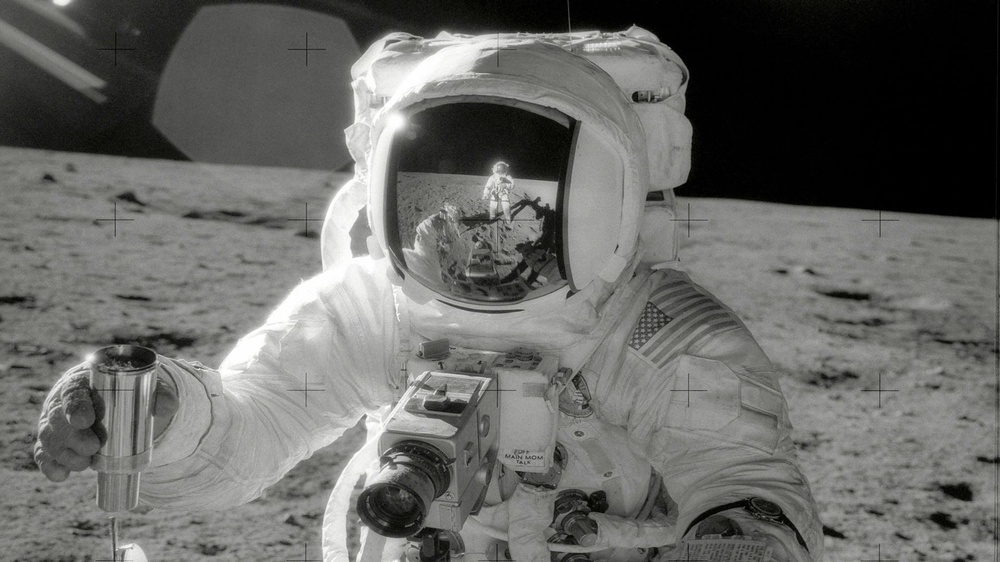
#> input picture test/data/astronaut.jpg, 1000 x 562 px, shrunk from 1920 x 1080 before the run
$ python edge_detection.py test/data/astronaut.jpg --outfile out.png --threshold 1.0
#> lines starting #> are read from the running program, lines starting #| are printed output that depends on the picture
### pixelkeys.py
#!/usr/bin/python
import random
"""
This contains different functions applies to pixel values before sorting.
"""


def red(p):
    return p[0]


def green(p):
    return p[1]


def blue(p):
    return p[2]


# DIFFERENT VERSIONS OF BRIGHTNESS #

def intensity(p):
    return sum(p)/3.0


def lightness(p):
    return (max(p) + min(p))/2.0


def luma(p):
    """
    Returns brightness of a pixel, based on relative luminance
    This is based on ITU-R BT.709. Note that human eyes are most sensitive to green light.
    :param p: A tuple of (R,G,B) values
    :return: The relative luminance of a pixel (in the range [0, 255]).
    """
    return 0.2126*p[0] + 0.7152*p[1] + 0.0722*p[2]


def chroma(p):
    return max(p) - min(p)


# [45 lines left out: functions hue, saturation, randomval, not called in this run]

PIXEL_KEY_DICT = {
    'blue': blue,
    'brightness': intensity,
    'chroma': chroma,
    'green': green,
    'hue': hue,
    'intensity': intensity,
    'lightness': lightness,
    'luma': luma,
    'random': randomval,
    'red': red,
    'saturation': saturation,
    'sum': sum,
    'value': max,
}

### util.py

"""
Math and other utility functions
"""
import re
from math import floor
from random import random


# [17 lines left out: functions sign, clamp, not called in this run]


def coords_to_index(coords, width):
    """
    Converts x,y coordinates of an image (with (0,0) in in the top-left corner) to an index
     in a 1-D array of pixels
    :param coords: A tuple (x,y)
    :param width: The width of the image
    :return: The index of the corresponding pixel
    """
    return coords[1] * width + coords[0]


# [31 lines left out: functions index_to_coords, in_bounds, weighted_random_choice, not called in this run]

### edge_detection.py
#!/usr/bin/python
import argparse
import logging
from math import sqrt

from PIL import Image

from pixelkeys import luma
from util import coords_to_index

# get logger for current script (even across different modules)
logger = logging.getLogger(__name__)


def edge_detect(image, size):
    """
    Applies a Sobel filter to the given image.
    :param image: An image as a list of (R,G,B) values
    :param size: The size of the image as a tuple (width, height)
    :return: An array of the Sobel gradient value of each image pixel
    This value roughly corresponds to how much of an "edge" a pixel is.
    """
    # TODO get edge data for boundaries
    width, height = size
    edge_data = [0] * len(image)
    gray_scale_img = list(map(luma, image))
    for y in range(1, height - 1):
        for x in range(1, width - 1):
            idx = coords_to_index((x, y), width)

            a, b, c = gray_scale_img[idx - 1 - width: idx + 2 - width]
            d, e, f = gray_scale_img[idx - 1: idx + 2]
            g, h, i = gray_scale_img[idx - 1 + width: idx + 2 + width]

            g_x = -a - 2 * d - d + c + 2 * f + i
            g_y = -a - 2 * b - c + g + 2 * h + i

            g = sqrt(g_x * g_x + g_y * g_y)
            edge_data[idx] = g

            if idx % 200000 == 0:
                logger.info("Edge detection done for %d / %d pixels... (%2.2f%%)" %
                            (idx, width * height, 100 * idx / float(width * height)))
    return edge_data


def highlight_threshold(image, img_data, threshold, color=(255, 0, 0)):
    """
    Given an array of values for an image, highlights pixels whose value is greater than the given threshold.
    :param image: The image to highlight
    :param img_data: The values to use
    :param threshold: The threshold above which pixels should the highlighted
    :param color: The color to highlight pixels with
    :return: The image, with high-value pixels highlighted
    """
    out_pixels = list(image)
    for i in range(len(image)):
        p, e = image[i], img_data[i]
        if e > threshold:
            out_pixels[i] = color
    return out_pixels


def main():
    # set up command line argument parser
    parser = argparse.ArgumentParser(description='A tool for pixel-sorting images')
    parser.add_argument("infile", help="The input image")
    parser.add_argument("-o", "--outfile", required=True, help="The output image")
    parser.add_argument("-t", "--threshold", type=float, required=True, help="Edge detection threshold")

    args = parser.parse_args()

    # load image
    img = Image.open(args.infile)
#> img is the input picture: PIL image 1000x562 RGB; mean R, G, B 103.6, 104, 101
    original_pixels = list(img.getdata())
#> original_pixels = 562000 items

    edge_data = edge_detect(original_pixels, img.size)
#> edge_data = 562000 items
    out_pixels = highlight_threshold(original_pixels, edge_data, threshold=args.threshold)
#> the loop in highlight_threshold, `for i in range(len(image)):` made 562000 passes
#> (p, e) on passes 1 to 3: ((75, 75, 73), 0), ((78, 78, 76), 0), ((79, 79, 77), 0)
#> out_pixels = 562000 items

    # write output image
    img_out = Image.new(img.mode, img.size)
#> img_out: PIL image 1000x562 RGB; every value is 0
    img_out.putdata(out_pixels)
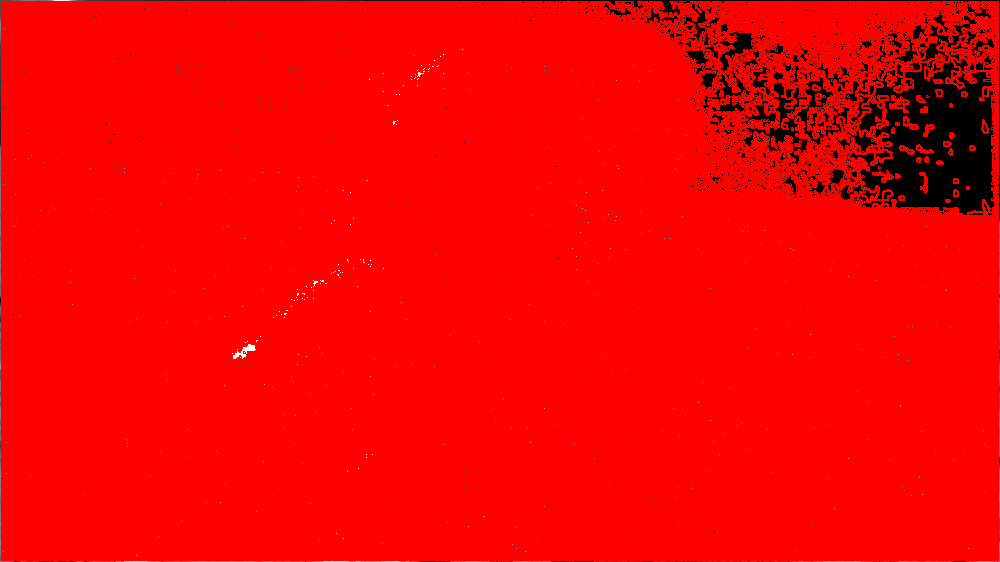
#> img_out: PIL image 1000x562 RGB; mean R, G, B 242.6, 0.7, 0.7
    img_out.save(args.outfile)


if __name__ == '__main__':
    main()
